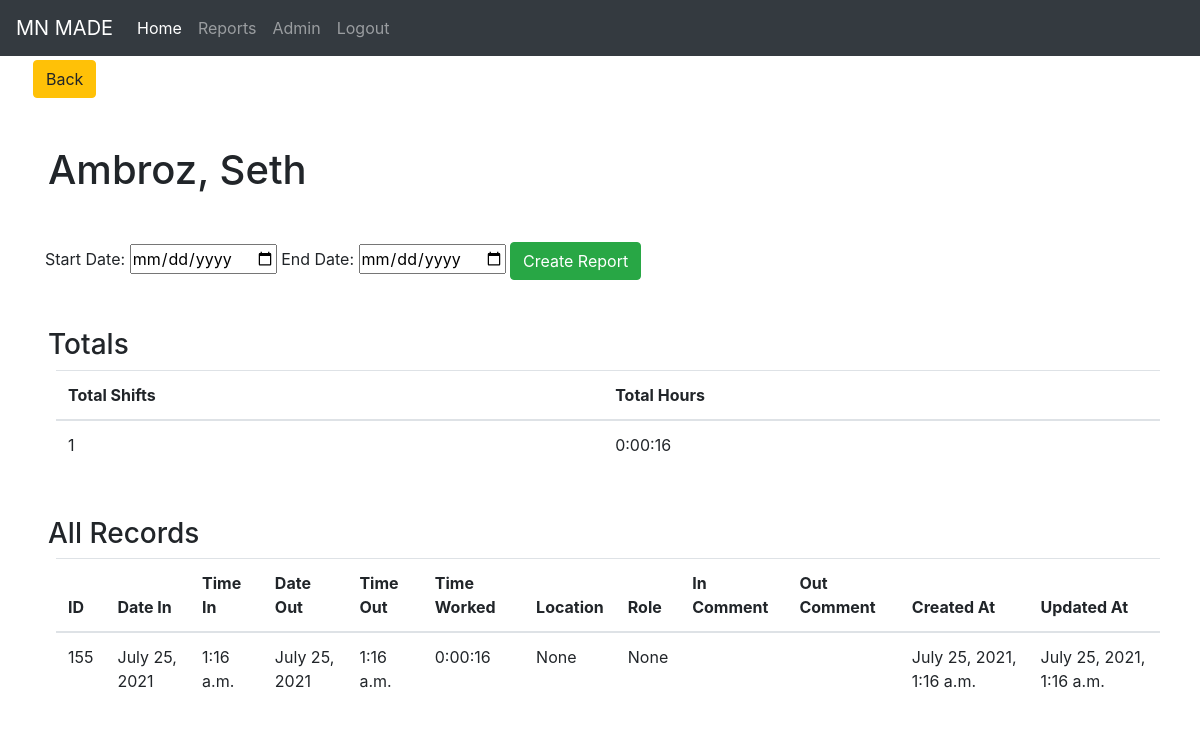
/reports/16 (signed in), run on the app's committed database.
### frontend/models.py (models this page shows, shortened)
class Employee(models.Model):
    first_name=models.CharField(max_length=50)
    last_name=models.CharField(max_length=50)
    is_active=models.BooleanField(default=False)
    location=models.CharField(max_length=255, default="Not Provided")
    role=models.CharField(max_length=255, default="Not Provide")
    objects=EmployeeManager()
    created_at=models.DateTimeField(auto_now_add=True)
    updated_at=models.DateTimeField(auto_now=True)
    class Meta:
        ordering = (
            'last_name',
            'first_name',
            'is_active',
            'location',
            'role'
        )

class ClockSystem(models.Model):
    employee=models.ForeignKey(Employee, related_name="clockSystem", on_delete=models.CASCADE)
    location=models.CharField(max_length=60, null=True, default="None")
    role=models.CharField(max_length=80, null=True, default="None")
    time_worked=models.CharField(max_length=255, null=True)
    in_comment=models.TextField(null=True, default="None")
    out_comment=models.TextField(null=True, default="None")
    date_in=models.DateField(null=True)
    date_out=models.DateField(null=True)
    clocked_in_at=models.TimeField()
    clocked_out_at=models.TimeField(null=True)
    objects=ClockSystemManager()
    created_at=models.DateTimeField(auto_now_add=True)
    updated_at=models.DateTimeField(auto_now=True)
    class Meta:
        ordering = (
            'employee',
            'date_in',
            'date_out',
            'clocked_in_at',
            'clocked_out_at',
            'location',
            'role',
            'time_worked',
            'in_comment',
            'out_comment',
        )

### reports/views.py (the view)
def employee_report(request, employee_id):
    if 'user_id' not in request.session:
        return redirect('/')
    context = {
        'e': Employee.objects.get(id=employee_id),
        'all_clockins': ClockSystem.objects.filter(employee=employee_id),
        'total_time_worked': "",
        'days_worked': ""
    }
    now = datetime.datetime.now()
    datetimeFormat = '%H:%M:%S'
    timeList = []
    for data in context['all_clockins']:
        if not data.date_out:
            time_out = now.strftime("%H:%M:%S")
            dt_1 = str(data.date_in) + ' ' + str(data.clocked_in_at)
            dt_2 = str(now.strftime("%Y-%m-%d")) + ' ' + str(now.strftime("%H:%M:%S"))
            datetimeFormat = '%Y-%m-%d %H:%M:%S'
            diff = datetime.datetime.strptime(dt_2, datetimeFormat) - datetime.datetime.strptime(dt_1, datetimeFormat)
            timeList.append(str(diff))
        else:
            timeList.append(data.time_worked)
    totalSecs = 0
    for tm in timeList:
        timeParts = [int(s) for s in tm.split(':')]
        totalSecs += (timeParts[0] * 60 + timeParts[1]) * 60 + timeParts[2]
    totalSecs, sec = divmod(totalSecs, 60)
    hr, min = divmod(totalSecs, 60)
    total_time_worked = "%d:%02d:%02d" % (hr, min, sec)
    context['total_time_worked'] = total_time_worked
    days_worked = str(len(context['all_clockins']))
    context['days_worked'] = days_worked
    return render(request, 'employee-report.html', context)

### reports/templates/employee-report.html (shortened to what this page needs)
<!DOCTYPE html>
<html lang="en">
    <head>
        {% load static %}
        <link rel="stylesheet" href="https://maxcdn.bootstrapcdn.com/bootstrap/4.0.0/css/bootstrap.min.css">
        <Link rel="stylesheet" href="{% static 'css/style.css' %}" />
    </head>
    <body>
        <div class="reports">
            <nav class="navbar navbar-expand-lg navbar-dark bg-dark">
                <a class="navbar-brand" href="#">MN MADE</a>
                <div class="collapse navbar-collapse" id="navbarNavAltMarkup">
                    <div class="navbar-nav">
                        <a class="nav-item nav-link active" href="/dashboard">Home <span class="sr-only">(current)</span></a>
                        <a class="nav-item nav-link" href="/reports">Reports</a>
                        <a class="nav-item nav-link" href="/admin">Admin</a>
                        <a class="nav-item nav-link" href="/logout">Logout</a>
                    </div>
                </div>
            </nav>
            <div class="row">
                <a href="/reports" class="btn btn-warning ml-5 mt-1">Back</a>
            </div>
            <h1 class="m-5">{{ e.last_name }}, {{ e.first_name }}</h1>
            <div class="container mt-5">
                <div class="report-filter">
                    <form class="form" action="/reports/{{ e.id }}/process-report" method="POST">
                        <label for="start_date">Start Date: </label>
                        <input type="date" name="start_date" value="start_date" />
                        <label for="end_date">End Date: </label>
                        <input type="date" name="end_date" value="end_date" />
                        <button class="btn btn-success" type="submit">Create Report</button>
                    </form>
                </div>
            </div>
            <section class="totals m-5">
                <h3>Totals</h3>
                <table class="table m-2">
                    <thead>
                        <th>Total Shifts</th>
                        <th>Total Hours</th>
                    </thead>
                    <tbody>
                        <td>{{ days_worked }}</td>
                        <td>{{ total_time_worked }}</td>
                </table>
            </section>
            <section class="data-sec m-5">
                <h3>All Records</h3>
                <table class="table m-2">
                    <thead>
                        <th>ID</th>
                        <th>Date In</th>
                        <th>Time In</th>
                        <th>Date Out</th>
                        <th>Time Out</th>
                        <th>Time Worked</th>
                        <th>Location</th>
                        <th>Role</th>
                        <th>In Comment</th>
                        <th>Out Comment</th>
                        <th>Created At</th>
                        <th>Updated At</th>
                    </thead>
                    <tbody>
                        {% for res in all_clockins %}
                            <tr>
                                <td>{{ res.id }}</td>
                                <td>{{ res.date_in }}</td>
                                <td>{{ res.clocked_in_at }}
                                <td>{{ res.date_out }}</td>
                                <td>{{ res.clocked_out_at }}</td>
                                <td>{{ res.time_worked }}</td>
                                <td>{{ res.location }}</td>
                                <td>{{ res.role }}</td>
                                <td>{{ res.in_comment }}</td>
                                <td>{{ res.out_comment }}</td>
                                <td>{{ res.created_at }}</td>
                                <td>{{ res.updated_at }}</td>
                            </tr>
                        {% endfor %}
                    </tbody>
                </table>
            </section>
        </div>
    </body>
</html>

### frontend/static/css/style.css (style rules this page uses)
* { margin: 0px; padding: 0px; }
.nav-link { color: white; }

### data on the page
Employee: last_name "Ambroz", first_name "Seth"
ClockSystem: id "155", date_in "July 25, 2021", clocked_in_at "1:16 a.m.", date_out "July 25, 2021", clocked_out_at "1:16 a.m.", time_worked "0:00:16", location "None", role "None", created_at "July 25, 2021, 1:16 a.m.", updated_at "July 25, 2021, 1:16 a.m."

### other printed values
{{ days_worked }} "1"
{{ total_time_worked }} "0:00:16"
